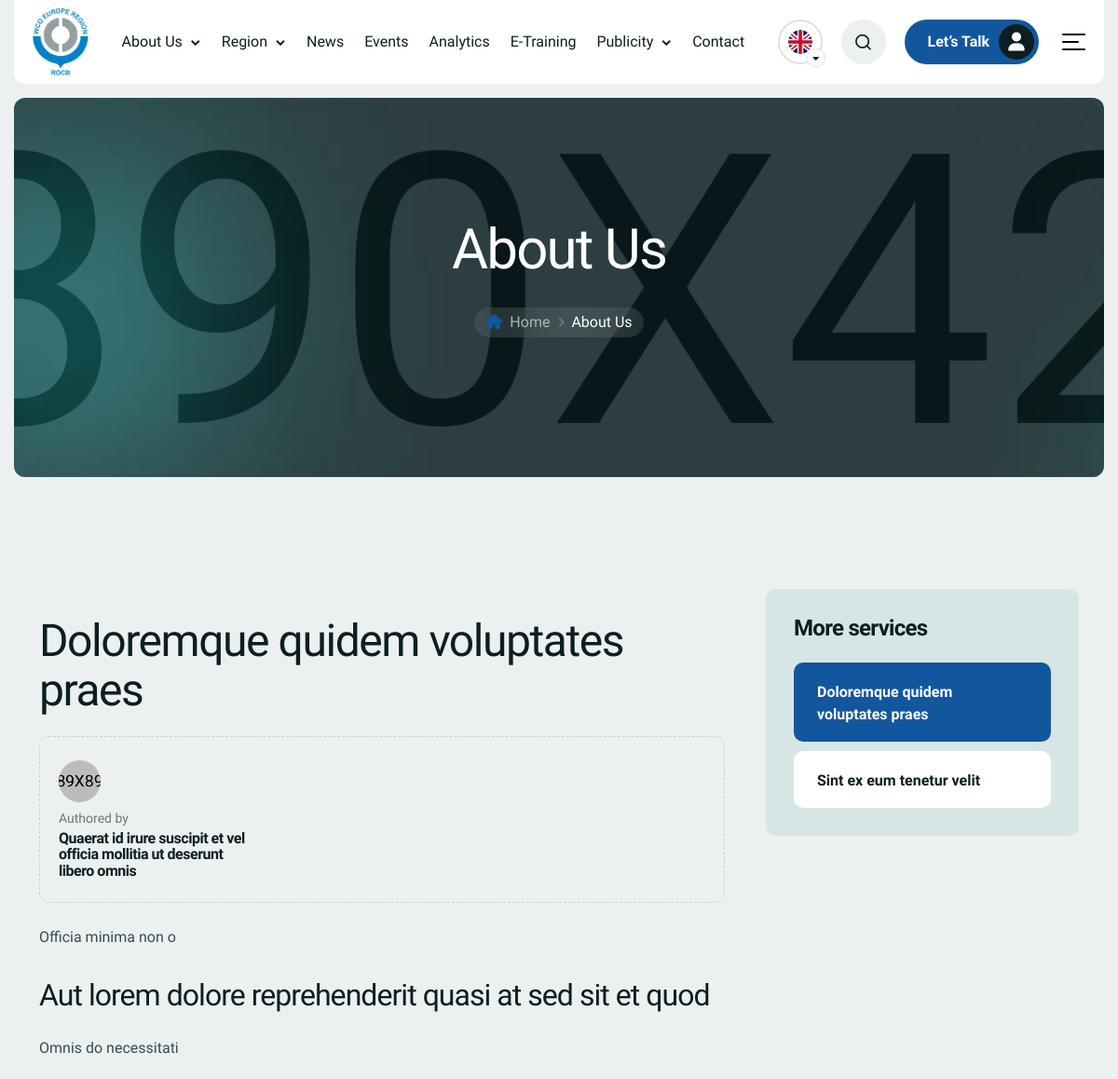
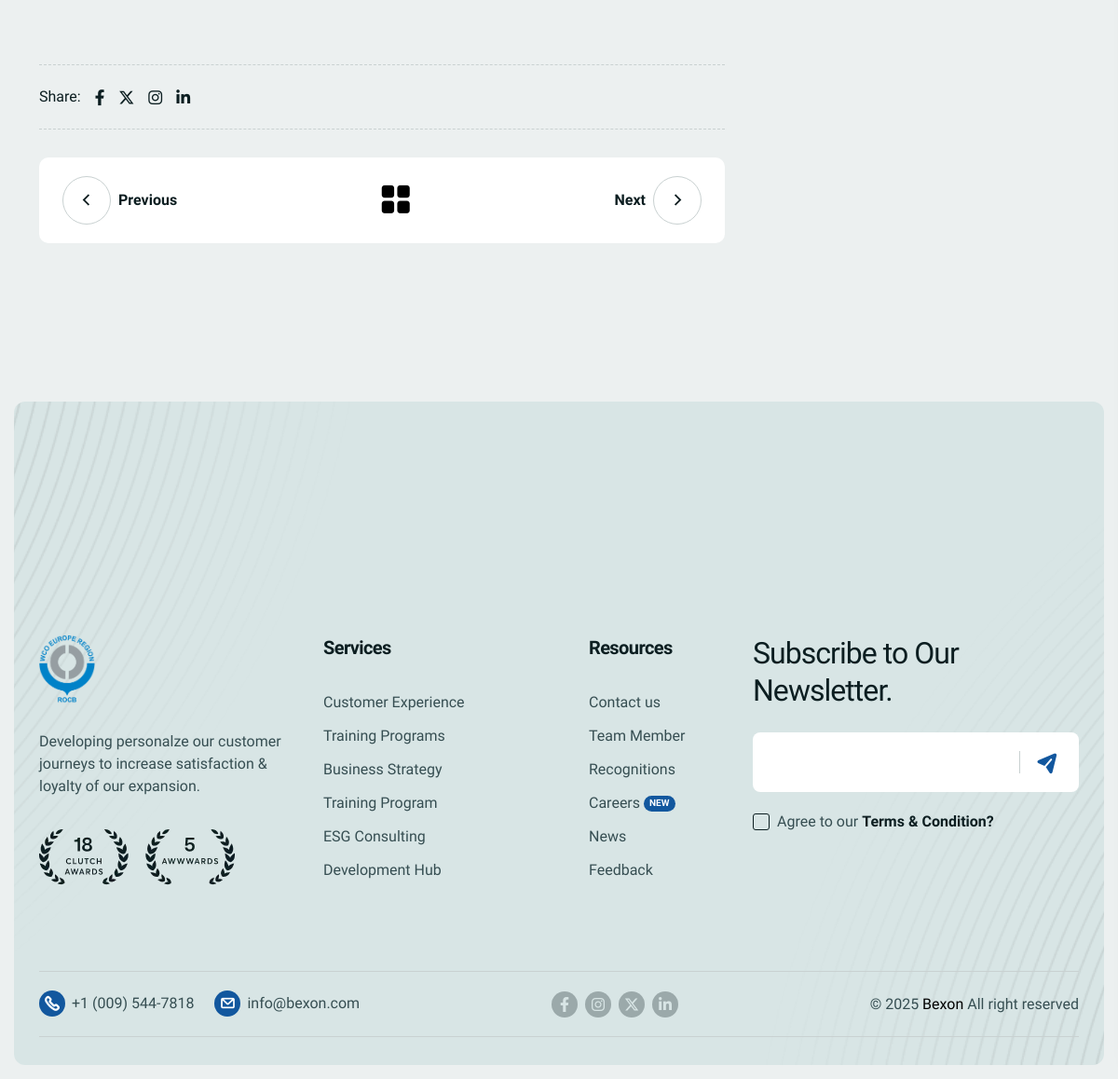
Screenshot of /en/about/ with the database file from the repository (2 pictures, top to bottom).
### about/models.py (models this page shows, shortened)
class About(models.Model):
    title = models.CharField(max_length=200, verbose_name="Title")
    slug = models.SlugField(unique=True, editable=False, blank=True, null=True)
    description = models.TextField(verbose_name="Description")
    image = models.ImageField(
        upload_to='about_images/', verbose_name="Image", blank=True, null=True)
    created_at = models.DateTimeField(
        auto_now_add=True, verbose_name="Created At")
    created_by = models.CharField(
        max_length=100, verbose_name="Created By", blank=True, null=True)
    class Meta:
        verbose_name = "About"
        verbose_name_plural = "Abouts"

class AboutSection(models.Model):
    about = models.ForeignKey(
        About, on_delete=models.CASCADE, related_name='sections')
    title = models.CharField(max_length=200, verbose_name="Section Title")
    description = models.TextField(verbose_name="Section Description")
    order = models.PositiveIntegerField(default=0, verbose_name="Order")
    class Meta:
        verbose_name = "About Section"
        verbose_name_plural = "About Sections"
        ordering = ['order']

### about/views.py (the view)
# urls.py: path('about/', views.about_page, name='about_default'),
def about_page(request, slug=None):
    tabs = list(About.objects.order_by('created_at'))
    if not tabs:
        return render(request, "about.html", {
            "tabs": [],
            "selected_tab": None,
            "about": None
        })
    if slug:
        selected_tab = get_object_or_404(About, slug=slug)
    else:
        selected_tab = tabs[0]
    current_index = tabs.index(selected_tab)
    prev_tab = tabs[current_index - 1] if current_index > 0 else None
    next_tab = tabs[current_index +
                    1] if current_index < len(tabs) - 1 else None
    sections = selected_tab.sections.prefetch_related(
        'mini_titles', 'images', 'block_quotes'
    ).all()
    tags = selected_tab.tags.all()
    return render(request, "about.html", {
        "tabs": tabs,
        "selected_tab": selected_tab,
        "about": selected_tab,
        "sections": sections,
        "tags": tags,
        "prev_tab": prev_tab,
        "next_tab": next_tab
    })

### templates/about.html (shortened to what this page needs)
{% load static %} {% load i18n %}
<!DOCTYPE html>
<html class="no-js" lang="en">
  <head>
    <link rel="stylesheet" href="{% static 'assets/css/bootstrap.min.css' %}" />
    <link
      rel="stylesheet"
      href="{% static 'assets/css/font-awesome-pro.min.css' %}"
    />
    <link rel="stylesheet" href="{% static 'assets/css/animate.min.css' %}" />
    <link rel="stylesheet" href="{% static 'assets/css/bexon-icons.css' %}" />
    <link rel="stylesheet" href="{% static 'assets/css/nice-select.css' %}" />
    <link rel="stylesheet" href="{% static 'assets/css/swiper.min.css' %}" />
    <link rel="stylesheet" href="{% static 'assets/css/venobox.min.css' %}" />
    <link rel="stylesheet" href="{% static 'assets/css/style.css' %}" />
    <link
      rel="stylesheet"
      href="{% static 'assets/css/odometer-theme-default.css' %}"
    />
    <link rel="stylesheet" href="{% static 'assets/css/meanmenu.css' %}" />
    <link rel="stylesheet" href="{% static 'assets/css/main.css' %}" />
    <link rel="stylesheet" href="{% static 'assets/css/style.css' %}" />
  </head>
  <body>
    {% include 'components/navbar.html' %}
    <main id="primary" class="site-main">
      <section
        class="tj-page-header section-gap-x"
        data-bg-image="{% static 'assets/images/bg/pheader-bg.webp' %}"
      >
        <div class="container">
          <div class="row">
            <div class="col-lg-12">
              <div class="tj-page-header-content text-center">
                <h1 class="tj-page-title">About Us</h1>
                <div class="tj-page-link">
                  <span><i class="tji-home"></i></span>
                  <span>
                    <a href="index.html">Home</a>
                  </span>
                  <span><i class="tji-arrow-right"></i></span>
                  <span>
                    <span>About Us</span>
                  </span>
                </div>
              </div>
            </div>
          </div>
        </div>
        <div
          class="page-header-overlay"
          data-bg-image="{% static 'assets/images/shape/pheader-overlay.webp' %}"
        ></div>
      </section>
      <section class="tj-blog-section section-gap">
        <div class="container">
          <div class="row row-gap-5">
            <div class="col-lg-8">
              <div class="post-details-wrapper">
                <h2 class="title title-anim">{{ about.title }}</h2>
                <div
                  class="blog-category-two wow fadeInUp"
                  data-wow-delay=".3s"
                >
                  <div class="category-item">
                    <div class="cate-images">
                      <img
                        src="{% static 'assets/images/testimonial/client-2.webp' %}"
                        alt="Images"
                      />
                    </div>
                    <div class="cate-text">
                      <span class="degination">Authored by</span>
                      <h6 class="title">
                        <a href="blog-details.html">{{ about.created_by }}</a>
                      </h6>
                    </div>
                  </div>
                </div>
                <div class="blog-text">
                  <p class="wow fadeInUp" data-wow-delay=".3s">
                    {{ about.description }}
                  </p>
                  {% for section in sections %}
                  <h3 class="wow fadeInUp" data-wow-delay=".3s">
                    {{ section.title }}
                  </h3>
                  <p class="wow fadeInUp" data-wow-delay=".3s">
                    {{ section.description }}
                  </p>
                </div>
                <div class="tj-tags-post wow fadeInUp" data-wow-delay=".3s">
                  <div class="post-share">
                    <ul>
                      <li>Share:</li>
                      <li>
                        <a href="https://www.facebook.com/" target="_blank"
                          ><i class="fa-brands fa-facebook-f"></i
                        ></a>
                      </li>
                      <li>
                        <a href="https://x.com/" target="_blank"
                          ><i class="fa-brands fa-x-twitter"></i
                        ></a>
                      </li>
                      <li>
                        <a href="https://www.instagram.com/" target="_blank"
                          ><i class="fa-brands fa-instagram"></i
                        ></a>
                      </li>
                      <li>
                        <a href="https://www.linkedin.com/" target="_blank"
                          ><i class="fa-brands fa-linkedin-in"></i
                        ></a>
                      </li>
                    </ul>
                  </div>
                </div>
               <div class="tj-post__navigation wow fadeInUp" data-wow-delay=".3s">
    <div class="tj-nav__post previous">
        <div class="tj-nav-post__nav prev_post">
            {% if prev_tab %}
                <a href="{% url 'about:about_tab' slug=prev_tab.slug %}">
                    <span><i class="tji-arrow-left"></i></span>Previous
                </a>
            {% else %}
                <a class="disabled"><span><i class="tji-arrow-left"></i></span>Previous</a>
            {% endif %}
        </div>
    </div>
    <div class="tj-nav-post__grid">
        <a href="{% url 'about:about_default' %}"><i class="tji-window"></i></a>
    </div>
    <div class="tj-nav__post next">
        <div class="tj-nav-post__nav next_post">
            {% if next_tab %}
                <a href="{% url 'about:about_tab' slug=next_tab.slug %}">
                    Next<span><i class="tji-arrow-right"></i></span>
                </a>
            {% else %}
                <a class="disabled">Next<span><i class="tji-arrow-right"></i></span></a>
            {% endif %}
        </div>
    </div>
</div>
              </div>
            </div>
            {% endfor %}
            <div class="col-lg-4">
              <div class="tj-main-sidebar sticky-lg-top">
                <div
                  class="tj-sidebar-widget service-categories wow fadeInUp"
                  data-wow-delay=".1s"
                >
                  <h4 class="widget-title">More services</h4>
                  <ul>
                    {% for tab in tabs %}
                    <li>
                      <a
                        href="{% url 'about:about_tab' tab.slug %}"
                        class="{% if tab == selected_tab %}active{% endif %}"
                      >
                        {{ tab.title }}
                        <span class="icon"
                          ><i class="tji-arrow-right"></i
                        ></span>
                      </a>
                    </li>
                    {% endfor %}
                  </ul>
                </div>
              </div>
            </div>
          </div>
        </div>
      </section>
    </main>
    {% include 'components/footer.html' %}
  </body>
</html>

### rows the page displays
About: title "Doloremque quidem voluptates praes", created_by "Quaerat id irure suscipit et vel officia mollitia ut deserunt libero omnis", description "Officia minima non o"
AboutSection: title "Aut lorem dolore reprehenderit quasi at sed sit et quod", description "Omnis do necessitati"
About: title "Sint ex eum tenetur velit"
